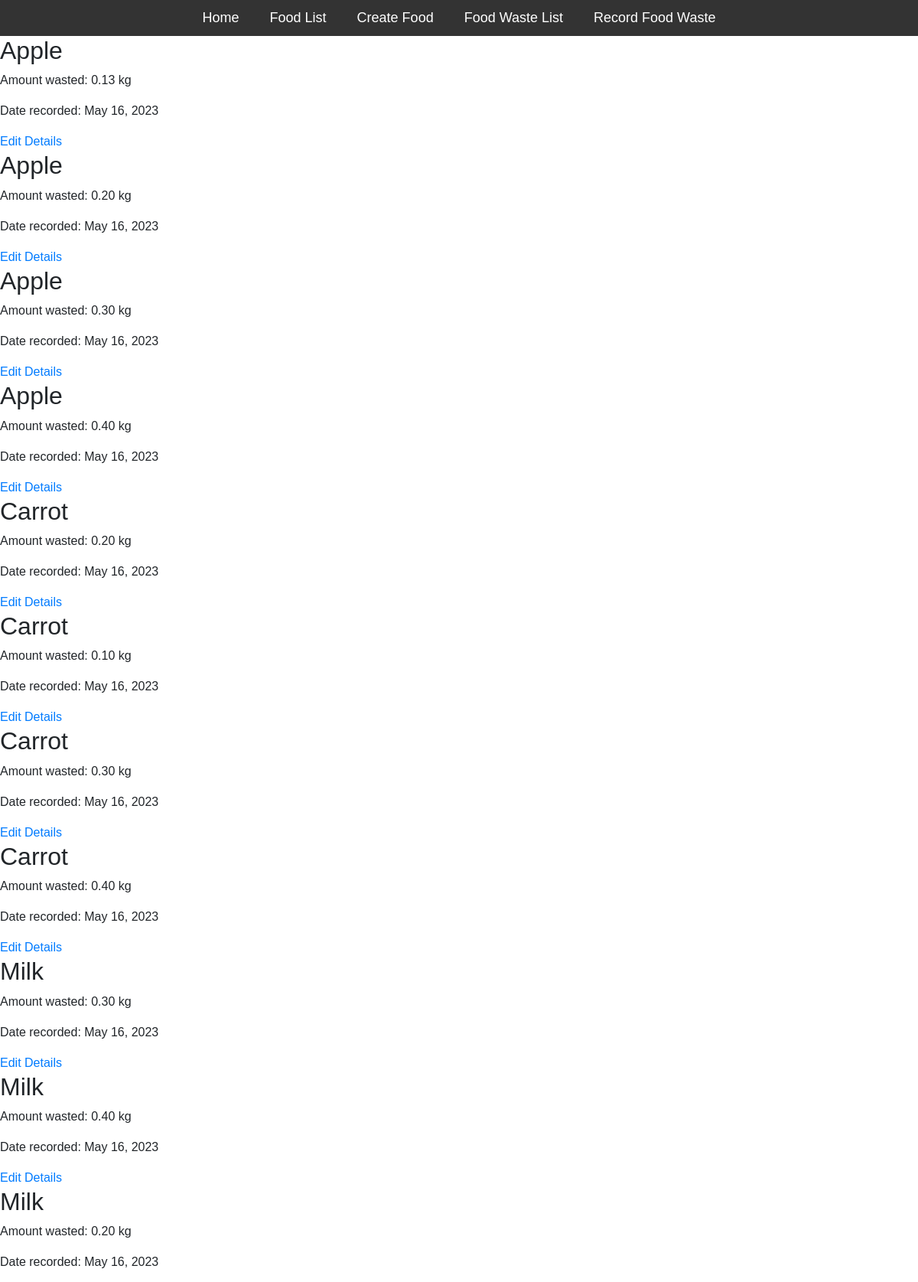
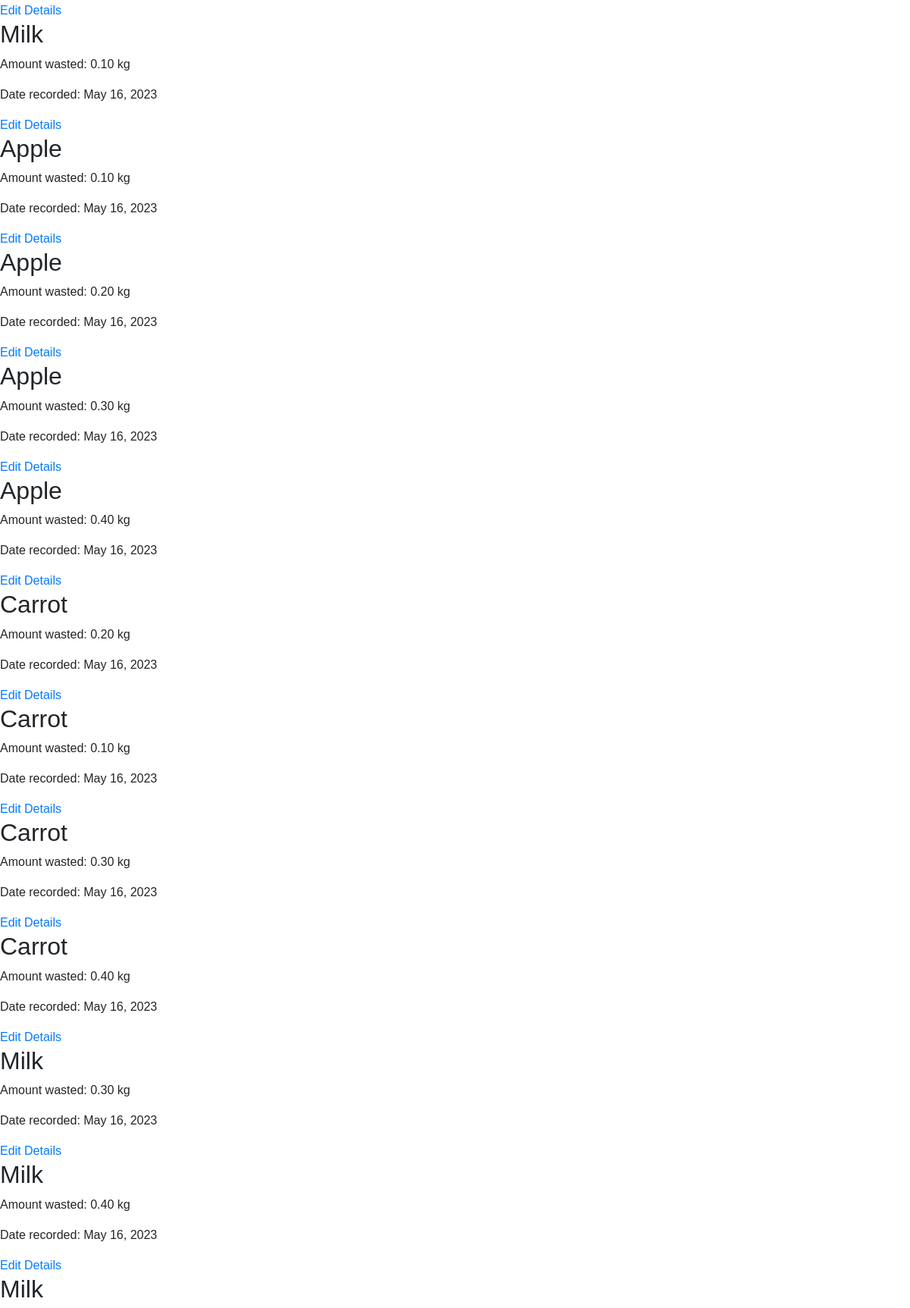
/foodwaste/ (upper part), run on the app's committed database (2 pictures, top to bottom).
### myapp/models.py (models this page shows, shortened)
class FoodWaste(models.Model):
    food = models.ForeignKey(Food, on_delete=models.CASCADE)
    category = models.ForeignKey(WasteCategory, on_delete=models.CASCADE)
    amount = models.DecimalField(max_digits=5, decimal_places=2)
    date_recorded = models.DateField(auto_now_add=True)

class Food(models.Model):
    name = models.CharField(max_length=200)
    category = models.ForeignKey(FoodCategory, on_delete=models.CASCADE)
    amount = models.DecimalField(max_digits=5, decimal_places=2)
    description = models.TextField()

### myapp/views.py (the view)
# urls.py: path('foodwaste/', views.foodwaste_list, name='foodwaste_list'),
def foodwaste_list(request):
    foodwastes = FoodWaste.objects.all()
    return render(request, 'myapp/foodwaste_list.html', {'foodwastes': foodwastes})

### myapp/templates/myapp/foodwaste_list.html (shortened to what this page needs)
{% extends 'myapp/navbar.html' %}
{% block content %}
{% for foodwaste in foodwastes %}
  <h2>{{ foodwaste.food.name }}</h2>
  <p>Amount wasted: {{ foodwaste.amount }} kg</p>
  <p>Date recorded: {{ foodwaste.date_recorded }}</p>
  <a href="{% url 'foodwaste_update' foodwaste.pk %}">Edit</a>
  <a href="{% url 'foodwaste_detail' foodwaste.pk %}">Details</a>
{% endfor %}
{% endblock content %}

### static/css/main.css (style rules this page uses)
body { height: 100%; margin: 0; font-family: Arial, Helvetica, sans-serif; }
body { margin: 0; padding: 0; }

### data on the page
FoodWaste: food.name "Apple", amount "0.13", date_recorded "May 16, 2023"
FoodWaste: food.name "Apple", amount "0.20", date_recorded "May 16, 2023"
FoodWaste: food.name "Apple", amount "0.30", date_recorded "May 16, 2023"
FoodWaste: food.name "Apple", amount "0.40", date_recorded "May 16, 2023"
FoodWaste: food.name "Carrot", amount "0.20", date_recorded "May 16, 2023"
FoodWaste: food.name "Carrot", amount "0.10", date_recorded "May 16, 2023"
FoodWaste: food.name "Carrot", amount "0.30", date_recorded "May 16, 2023"
FoodWaste: food.name "Carrot", amount "0.40", date_recorded "May 16, 2023"
FoodWaste: food.name "Milk", amount "0.30", date_recorded "May 16, 2023"
FoodWaste: food.name "Milk", amount "0.40", date_recorded "May 16, 2023"
FoodWaste: food.name "Milk", amount "0.20", date_recorded "May 16, 2023"
FoodWaste: food.name "Milk", amount "0.10", date_recorded "May 16, 2023"
FoodWaste: food.name "Apple", amount "0.10", date_recorded "May 16, 2023"
FoodWaste: food.name "Apple", amount "0.20", date_recorded "May 16, 2023"
FoodWaste: food.name "Apple", amount "0.30", date_recorded "May 16, 2023"
FoodWaste: food.name "Apple", amount "0.40", date_recorded "May 16, 2023"
FoodWaste: food.name "Carrot", amount "0.20", date_recorded "May 16, 2023"
FoodWaste: food.name "Carrot", amount "0.10", date_recorded "May 16, 2023"
FoodWaste: food.name "Carrot", amount "0.30", date_recorded "May 16, 2023"
FoodWaste: food.name "Carrot", amount "0.40", date_recorded "May 16, 2023"
FoodWaste: food.name "Milk", amount "0.30", date_recorded "May 16, 2023"
FoodWaste: food.name "Milk", amount "0.40", date_recorded "May 16, 2023"
FoodWaste: food.name "Milk"
